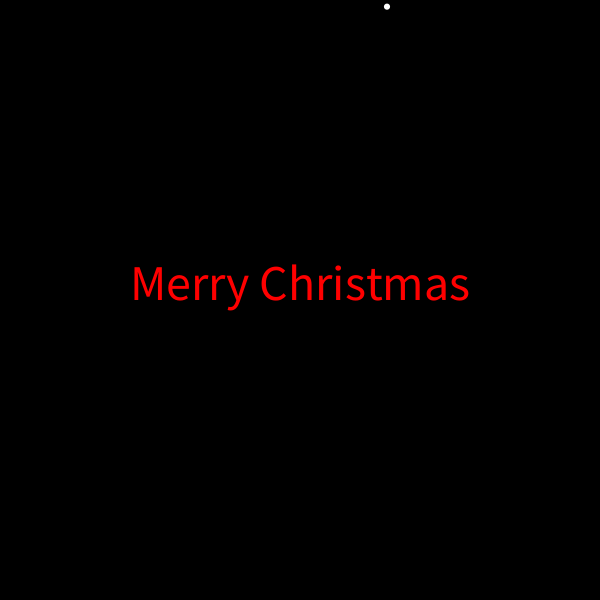
Frame 1 (no input)
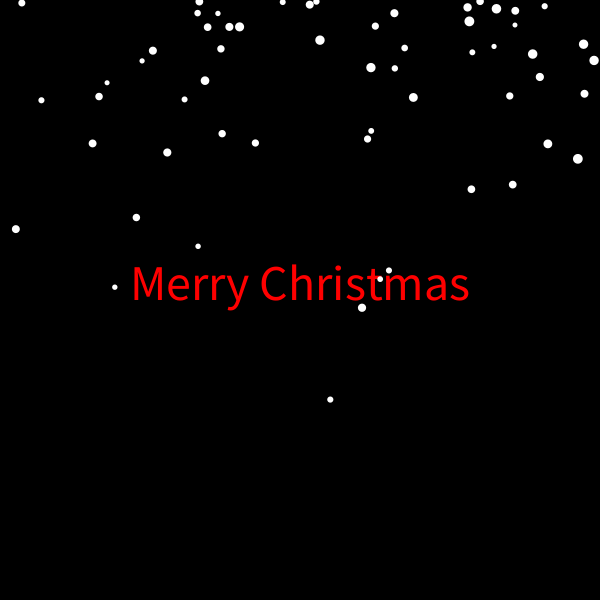
Frame 60 (the mouse pressed at the canvas centre just before this capture)
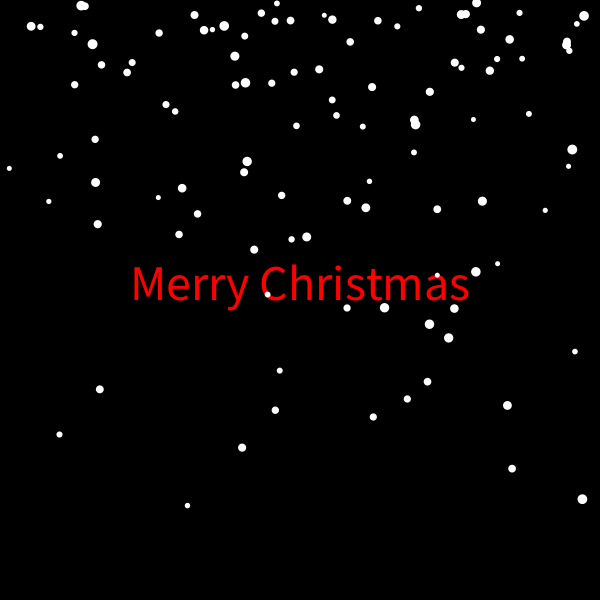
Frame 120 (the mouse held since frame 60 and released just before this capture)

The Processing sketch that drew these frames (run headless with seeded random() and noise(); from frame 60 on, the mouse is pressed at the canvas centre):

// Processing sketch: processing_124207
// ── processing_124207.pde

// refers to class / [] = Array / particles is name of the array
Particle[] particles = new Particle[0];


int maxParticles =800;

void setup () {
  size (600, 600);
}


void draw() {
  fill(255, 255, 255);
  background(0, 0, 0);
  // this line of code makes a new particle and appends it onto the end of the particles Array
  // name of array (particles) / (particle[]) = force code, append adds to a particle
  particles = (Particle[]) append(particles, new Particle(10, 0));
  // The code below kills off the particles so that they do not overload
  // if statement to test the length of the maxParticles
  // subset to delete the particles
  if (frameCount % 20 < 10)
  {
    fill(255, 0, 0);
  }
  if (frameCount % 20 > 9)
  {
     fill(0, 170, 0);
  }
  textSize(50);
  textAlign(CENTER);
  text("Merry Christmas", 300, 300);
  noStroke();
  frameRate(50);
  fill(255, 255, 255);
  if (particles.length>maxParticles) {
    particles = (Particle[]) subset(particles, 1);
  }
  // for loop for updating particles in the array
  for (int i=0; i<particles.length; i++) {
    // variable dave.x plus xVel, this adds them together from the particle class
    // repeat with Y
    // This code makes it move by adding them together

      particles[i].x += particles[i].xVel;
    particles[i].y += particles[i].yVel;
    // particles[i].partsize *=0.95;      // times the number of to make it shrink
    // particles[i].yVel +=0.5;   // gravity
    // dave.x dave.y refers to the x & y position of particle dave class

    ellipse(particles[i].x, particles[i].y, particles[i].partsize, particles[i].partsize);
  }
}
// THIS IS THE CLASS
// defines a custom class, allows it to be used above void setup
//class name always has to start with a capital - seb said
class Particle {

  float x;          // adds x position property
  float y;          // adds y position property
  float xVel;       // adds xvel property
  float yVel;       // adds yvel property
  float partsize;   // adds a size property


  //Constructor = function// float says where it is xpos/ypos
  Particle(float xpos, float ypos) {
    // assigning the values
    x = xpos = random (0, 600);
    y = ypos;
    xVel = random (-2, 2);   // random,(the length of the random)
    yVel = random (0, 7);    // controls the speed that the snow falls
    partsize = random (5, 10);
  }
}
